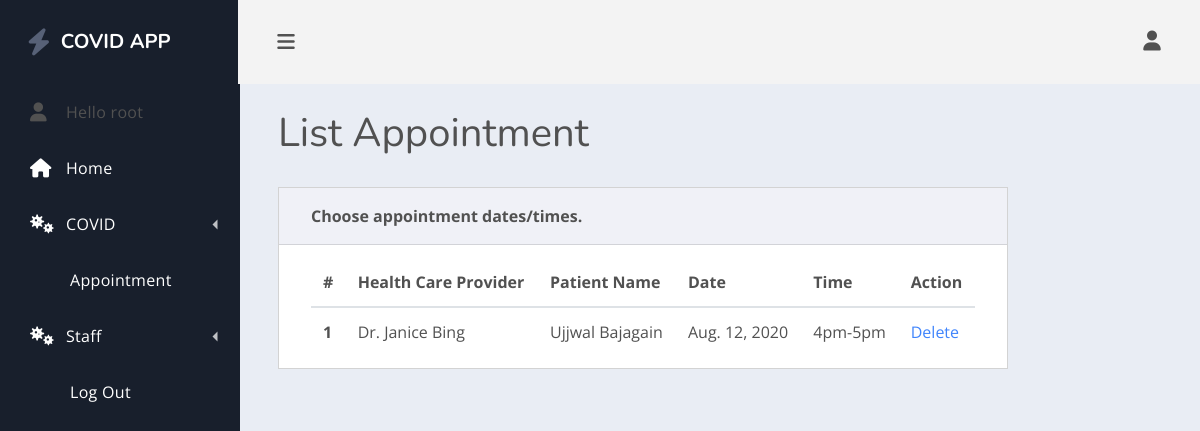
The page /scheduleappointment/ (signed in) on the database as committed earlier.
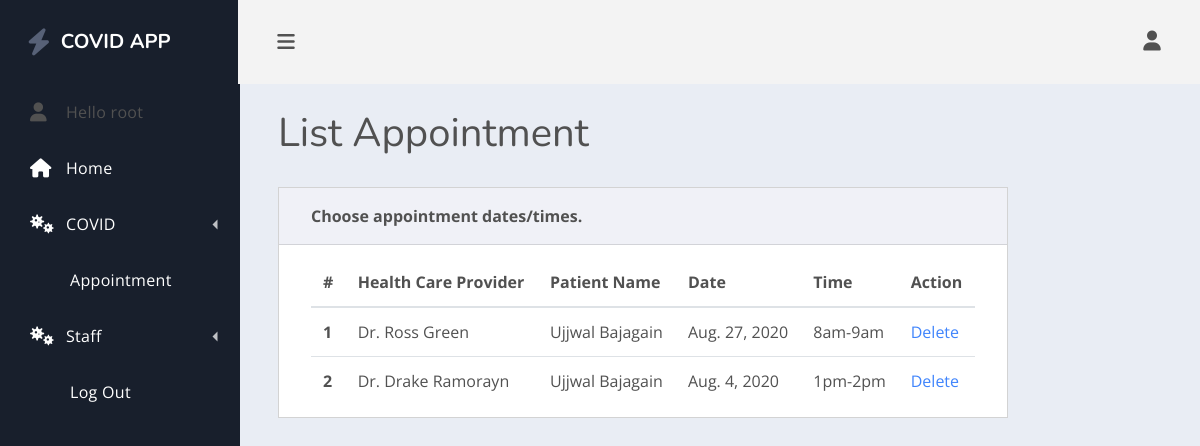
The same page on the database as committed later.
### healthcare/models.py (models this page shows, shortened)
class Appointment(models.Model):
    TIME_SLOTS = [('8am-9am', '8am-9am'), ('9am-10am', '9am-10am'), ('10am-11am', '10am-11am'),
                  ('11am-12pm', '11am-12pm'), ('12pm-1pm', '12pm-1pm'), ('1pm-2pm', '1pm-2pm'), ('2pm-3pm', '2pm-3pm'),
                  ('3pm-4pm', '3pm-4pm'), ('4pm-5pm', '4pm-5pm'), ('5pm-6pm', '5pm-6pm'), ('6pm-7pm', '6pm-7pm'),
                  ('7pm-8pm', '7pm-8pm'), ('8pm-9pm', '8pm-9pm')]
    STAFF_LIST = [('Dr. Ross Green','Dr. Ross Green'),('Dr. Janice Bing','Dr. Janice Bing'),
                  ('Dr. Joey Tribbiani','Dr. Joey Tribbiani') ,('Dr. Drake Ramorayn','Dr. Drake Ramorayn'),
                  ('Dr. Emilie Geller','Dr. Emilie Geller')]
    APT_CHOICES = [('Approved', 'Approved'), ('Denied', 'Denied'), ('Pending', 'Pending')]
    staff =  models.CharField(max_length= 200, choices=STAFF_LIST, null= True)
    patient = models.ForeignKey(Patient,on_delete=models.CASCADE)
    pick_Date = models.DateField(blank= True)
    pick_Time_Slot = models.CharField(max_length=10, choices=TIME_SLOTS, blank=True)
    Description = models.TextField(blank=True, null=True)
    status = models.CharField(max_length=10, choices=APT_CHOICES,default='Pending')

class Patient(models.Model):
    GENDER_CHOICES = [('Male', 'Male'), ('Female', 'Female'), ('Other', 'Other'), ('NA', 'I do not wish to say')]
    BOOL_CHOICES = [('Yes', 'Yes'), ('No', 'No')]
    user = models.OneToOneField(User, null=True,blank=True, on_delete=models.CASCADE)
    first_Name = models.CharField(max_length= 200, null= True)
    last_Name = models.CharField(max_length= 200, null= True)
    phone = models.CharField(max_length= 200, null= True)
    email = models.CharField(max_length=200, null= True)
    address = models.CharField(max_length=200, null= True)
    date_created = models.DateField(auto_now_add = True)
    birth_date = models.DateField(blank= True,null=True)
    age = models.DecimalField(decimal_places=0, max_digits=50, null=True)
    gender = models.CharField(max_length=25, choices=GENDER_CHOICES, blank= True)
    height = models.CharField(max_length=10, default='0.00 ft')
    weight = models.CharField(max_length=10, default='0.00 lbs')
    allergies = models.CharField(max_length=200, null=True)
    emergency_contact_name = models.CharField(max_length=200, null=True)
    emergency_contact_phone = models.CharField( max_length=200, null=True)
    emergency_contact_address = models.CharField(max_length=200, null=True)
    insurance_provider = models.CharField(max_length=200, null=True)
    diagnosis = models.TextField(blank=True, null=True)
    pre_existing_conditions = models.TextField(blank=True, null=True)
    lab_reports = models.TextField(blank=True, null=True)
    have_you_been_tested_positive_for_COVID = models.CharField(max_length=5, choices=BOOL_CHOICES,null=True)
    def __str__(self):
        if (self.first_Name and self.last_Name):
            display = (self.first_Name + " " + self.last_Name)
        else:
            display = str(self.date_created)
        return display

### healthcare/views.py (the view, shortened to what this page needs)
# urls.py: path('scheduleappointment/', views.ScheduleAppointment, name="scheduleAppointment"),
@login_required(login_url='login')
def ScheduleAppointment(request):
    form = ScheduleAppointmentForm()
    appointments = Appointment.objects.all()
    current_user = request.user
    try:
        patient = Patient.objects.get(user=current_user)
    except ObjectDoesNotExist:
        patient = None
    context = {'form': form, 'appointments': appointments,'patient':patient,
               }
    return render(request, 'healthcare/ScheduleAppointment.html', context)

### healthcare/templates/healthcare/ScheduleAppointment.html (shortened to what this page needs)
{% extends 'healthcare/main.html' %}
{% block content %}
    {% load myfilters %}
    <main class="dash-content">
        <div class="container-fluid">
            {% include 'healthcare/appointmentList.html' %}
        </div>
    </main>
{% endblock %}

### healthcare/templates/healthcare/appointmentList.html
{% if user.is_staff  %}
    <h1 class="dash-title">List Appointment</h1>
    <div class="row">
        <div class="col-lg-10">
            <div class="card spur-card">
                <div class="card-header">
                    <div class="spur-card-title">Choose appointment dates/times.</div>
                </div>
                <div class="card-body ">
                    <table class="table table-hover table-in-card">
                        <thead>
                        <tr>
                            <th scope="col">#</th>
                            <th scope="col">Health Care Provider</th>
                            <th scope="col">Patient Name</th>
                            <th scope="col">Date</th>
                            <th scope="col">Time</th>
                            <th scope="col">Action</th>
                        </tr>
                        </thead>
                        <tbody>
                        {% for appointment in appointments %}
                            <tr>
                                <th scope="row"> {{ forloop.counter }}</th>
                                <td>{{ appointment.staff }}</td>
                                <td>{{ appointment.patient }}</td>
                                <td>{{ appointment.pick_Date }}</td>
                                <td>{{ appointment.pick_Time_Slot }}</td>
                                <td>
                                    <a href=" {% url 'deleteappointment' appointment.id %}">Delete</a>
                                </td>
                            </tr>
                        {% endfor %}
                        </tbody>
                    </table>
                </div>
            </div>
        </div>
    </div>
{% endif %}

Rows that differ between the two databases and show on the page:
changed Appointment: staff "Dr. Janice Bing" → "Dr. Ross Green"; pick_Date "Aug. 12, 2020" → "Aug. 27, 2020"; pick_Time_Slot "4pm-5pm" → "8am-9am"
added Appointment: staff "Dr. Drake Ramorayn", patient "Ujjwal Bajagain", pick_Date "Aug. 4, 2020", pick_Time_Slot "1pm-2pm"
